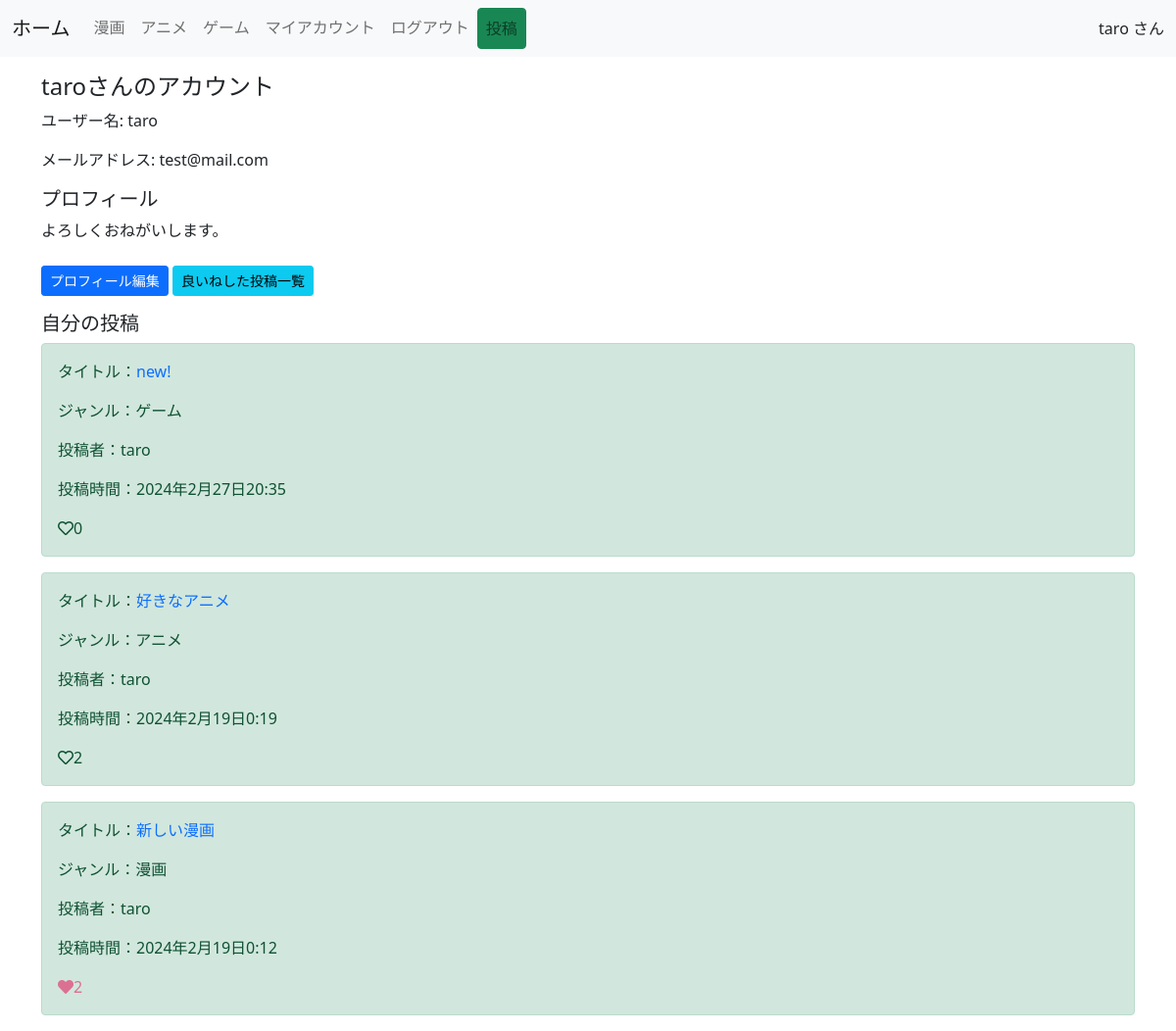
The app's page /account/ (signed in) with its own data.
### app/models.py (models this page shows, shortened)
class Users(AbstractBaseUser, PermissionsMixin):
    username = models.CharField(max_length=150)
    email = models.EmailField(max_length=255, unique=True)
    is_active = models.BooleanField(default=True)
    is_staff = models.BooleanField(default=False)
    USERNAME_FIELD = 'email'
    REQUIRED_FIELDS = ['username']
    objects = UserManager()

class UserProfile(models.Model):
    user = models.OneToOneField(settings.AUTH_USER_MODEL, on_delete=models.CASCADE)
    bio = models.TextField(blank=True)

class Post(models.Model):
    GENRE_CHOICES = (
        ('漫画', '漫画'),
        ('アニメ', 'アニメ'),
        ('ゲーム', 'ゲーム'),
    )
    title = models.CharField(max_length=100)
    content = models.TextField()
    user = models.ForeignKey(settings.AUTH_USER_MODEL, on_delete=models.CASCADE)
    created_at = models.DateTimeField(auto_now_add=True)
    like = models.ManyToManyField(settings.AUTH_USER_MODEL, related_name='related_post', blank=True)
    genre = models.CharField(max_length=10, choices=GENRE_CHOICES)
    class Meta:
       ordering = ["-created_at"]

### app/views.py (the view)
# urls.py: path('account/', AccountView.as_view(), name='account'),
class AccountView(LoginRequiredMixin, TemplateView):
    template_name = 'account.html'
    def get_context_data(self, **kwargs):
        context = super().get_context_data(**kwargs)
        context['user_posts'] = Post.objects.filter(user=self.request.user)
        context['user_profile'], created = UserProfile.objects.get_or_create(user=self.request.user)
        return context

### templates/account.html
{% extends 'base.html' %}
{% load static %}
{% block content %}
  <div class="container mt-3">
    <h4>{{ request.user.username }}さんのアカウント</h4>
    <p>ユーザー名: {{ request.user.username }}</p>
    <p>メールアドレス: {{ request.user.email }}</p>
    {% if user_profile %}
      <h5>プロフィール</h5>
      <p>{{ user_profile.bio }}</p>
    {% else %}
      <p>プロフィール情報がありません。</p>
    {% endif %}
    <a href="{% url 'app:edit-profile' %}" class="btn btn-sm btn-primary mt-2">プロフィール編集</a>
    <a href="{% url 'app:liked-posts' %}" class="btn btn-sm btn-info mt-2">良いねした投稿一覧</a>
    <h5 class="mt-3">自分の投稿</h5>
    {% for post in user_posts %}
      <div class="alert alert-success" role="alert">
        <p>タイトル：<a href="{% url 'app:detail' post.pk %}" class="post-title-link" style="text-decoration: none;">{{ post.title }}</a></p>
        <p>ジャンル：{{ post.genre }}</p>
        <p>投稿者：{{ post.user.username }}</p>
        <p>投稿時間：{{ post.created_at }}</p>
        <div class="like-btn-container">
          {% if post.pk %}
            {% if request.user in post.like.all %}
            <span href="{% url 'app:like-detail' post.pk %}" class="like-btn add-color" tabindex="-1" aria-disabled="true"><i class="fas fa-heart"></i></a>{{ post.like.count }}
            {% else %}
            <span href="{% url 'app:like-detail' post.pk %}" class="like-btn" tabindex="-1" aria-disabled="true"><i class="far fa-heart"></i></a>{{ post.like.count }}
            {% endif %}
          {% endif %}
        </div>
      </div>
    {% endfor %}
  <link rel="stylesheet" type="text/css" href="{% static 'style.css' %}">
  </div>
  {% endblock content %}

### templates/base.html (shortened to what this page needs)
{% load static %}
<!doctype html>
<html lang="ja">
  <head>
    <link href="https://cdn.jsdelivr.net/npm/bootstrap@5.0.0-beta3/dist/css/bootstrap.min.css" rel="stylesheet">
    <link rel="stylesheet" href="https://use.fontawesome.com/releases/v5.15.1/css/all.css">
    <link rel="stylesheet" type="text/css" href="{% static 'style.css' %}">
  </head>
  <body>
    <nav class="navbar navbar-expand-lg navbar-light bg-light mb-3">
        <div class="container-fluid">
          {% if user.is_authenticated %}
          <a class="navbar-brand" href="{% url 'app:home' %}">ホーム</a>
          {% endif %}
          <div class="collapse navbar-collapse" id="navbarNavAltMarkup">
            <div class="navbar-nav">
              {% if user.is_authenticated %}
                <a class="nav-link" href="{% url 'app:genre-list' genre='漫画' %}">漫画</a>
                <a class="nav-link" href="{% url 'app:genre-list' genre='アニメ'  %}">アニメ</a>
                <a class="nav-link" href="{% url 'app:genre-list' genre='ゲーム' %}">ゲーム</a>
                <a class="nav-link" href="{% url 'app:account' %}">マイアカウント</a>
                <a class="nav-link" href="{% url 'app:user_logout' %}">ログアウト</a>
                <a class="nav-link btn btn-success" href="{% url 'app:create' %}" role="button">投稿</a>
              {% else %}
                <a class="nav-link" href="{% url 'app:user_login' %}">ログイン</a>
                <a class="nav-link" href="{% url 'app:regist' %}">ユーザー登録</a>
              {% endif %}
            </div>
          </div>
          <div>
            {% if user.is_authenticated %}
              {{ user.username }} さん
            {% endif %}
          </div>
        </div>
      </nav>
      {% block content %}
      {% endblock content %}
  </body>
</html>

### static/style.css (style rules this page uses)
.post-title-link { text-decoration: none; }
.like-btn-container { display: flex; flex-wrap: wrap; }
.like-btn { display: inline-block; margin-right: 5px; }
.add-color { color: palevioletred; }

### records on screen
Users: username "taro", user.username "taro", user.email "test@mail.com"
UserProfile: bio "よろしくおねがいします。"
Post: title "new!", genre "ゲーム", user.username "taro", created_at "2024年2月27日20:35", like.count "0"
Post: title "好きなアニメ", genre "アニメ", user.username "taro", created_at "2024年2月19日0:19", like.count "2"
Post: title "新しい漫画", genre "漫画", user.username "taro", created_at "2024年2月19日0:12", like.count "2"
